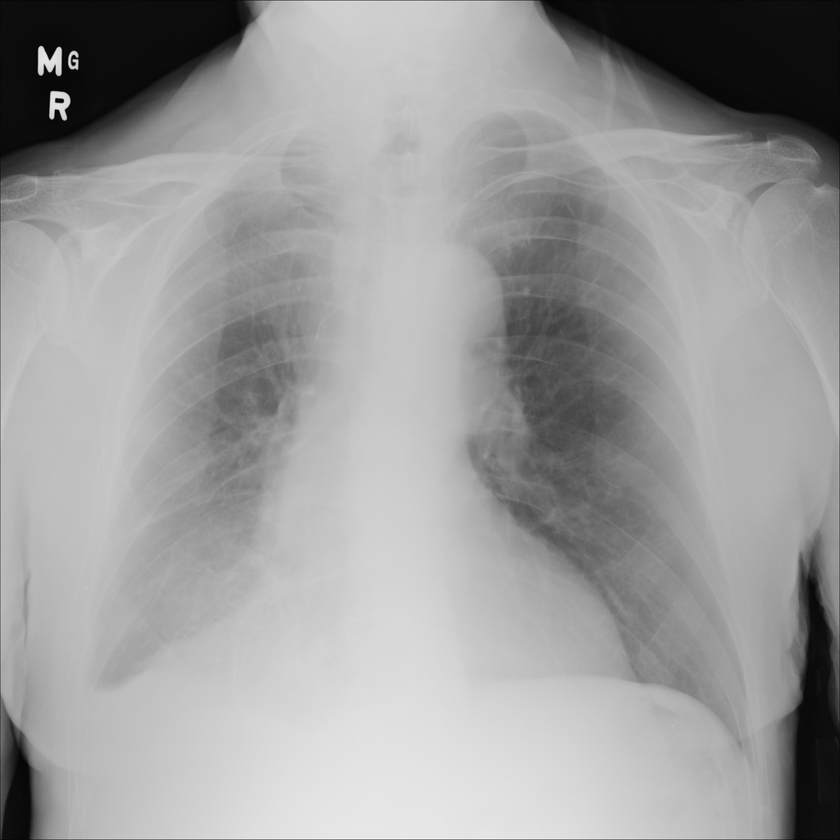
%> input picture data/images/00000017_001.png, 840 x 840 px, shrunk from 1024 x 1024 before the run; its folder holds only this picture in this run
$ octave Haelfte_verrauscht.m   (GNU Octave 9; MATLAB toolbox functions it lacks are replaced by stand-ins)
%> lines starting %> are read from the running program, lines starting %| are printed output that depends on the picture
% PCA wird angewandt auf ein Bild, das zur Haelfte verrauscht ist
% nach Ruecktransformation ist auch die urspruenglich nicht verrauschte Haelfte ein bisschen verrauscht
% -> Transformationsmatrix, die erstellt wird hat Auswirkungen auf das geamte Bild

%% init
clear
clc

addpath data\
addpath functions\

imds = imageDatastore("data\images\");

%% bsp small dataset image

% create dataMatrix

imgOrig1= readimage(imds,1);
%> imgOrig1 is the input picture: size 840x840 uint8; min 0, max 245, mean 156.3
imgOrig = imgOrig1;


%Hälfte des Bildes verrauschen
    image_double = im2double(imgOrig);
    [rows, cols, channels] = size(image_double);
%> rows = 840; cols = 840; channels = 1

    %nur die linke Hälfte verrauschen
    left_half = image_double(:, 1:floor(cols/2), :);
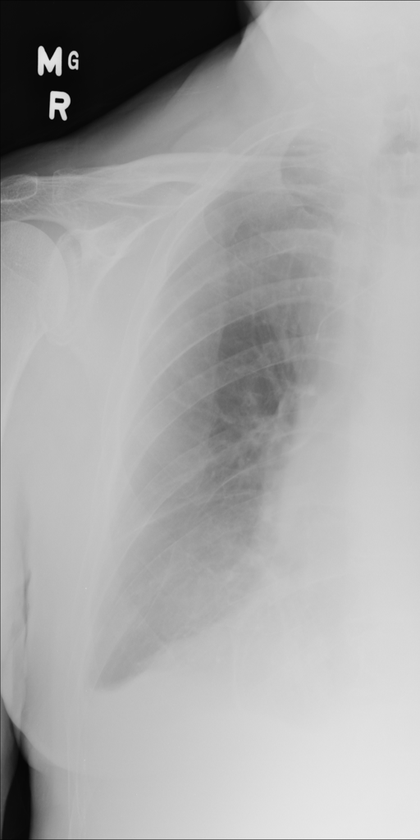
%> left_half: size 840x420 double; min 0, max 0.961, mean 0.657
    varGauss = 0.02 * rand;
    noisy_left_half = imnoise(left_half, 'gaussian', varGauss);
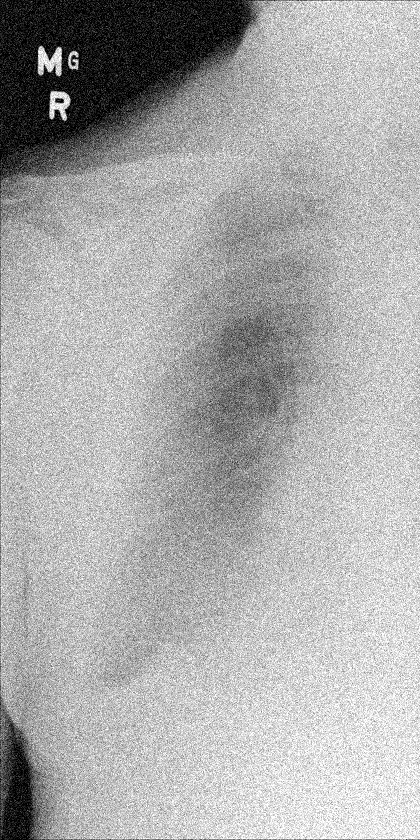
%> noisy_left_half: size 840x420 double; min 0, max 1, mean 0.674

    %rechte Hälfte unverändert lassen
    right_half = image_double(:, floor(cols/2)+1:end, :);
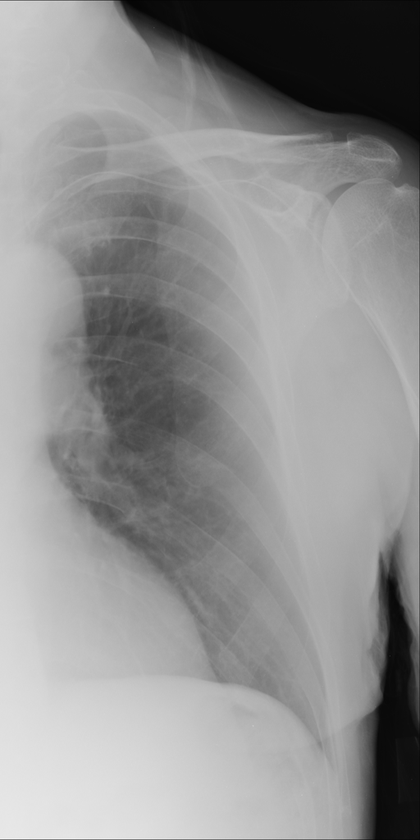
%> right_half: size 840x420 double; min 0.0157, max 0.961, mean 0.569

    %Beiden Hälften wieder zusammenführen
    imgOrig = [noisy_left_half right_half];
    imgOrig = im2uint8(imgOrig);
%> imgOrig: size 840x840 uint8


%% Beginn Algorithmus
dataMatrixNoise = [];
nImg = 50;


for img = 1:nImg
    varGauss = 0.02 * rand;

    imgNoise = imnoise(imgOrig,'gaussian', varGauss);
    dataMatrixNoise(img,:) = imgNoise(:);
end
%> this loop made 50 passes
%> pass 1, `imgNoise = imnoise(imgOrig,'gaussian', varGauss);`:
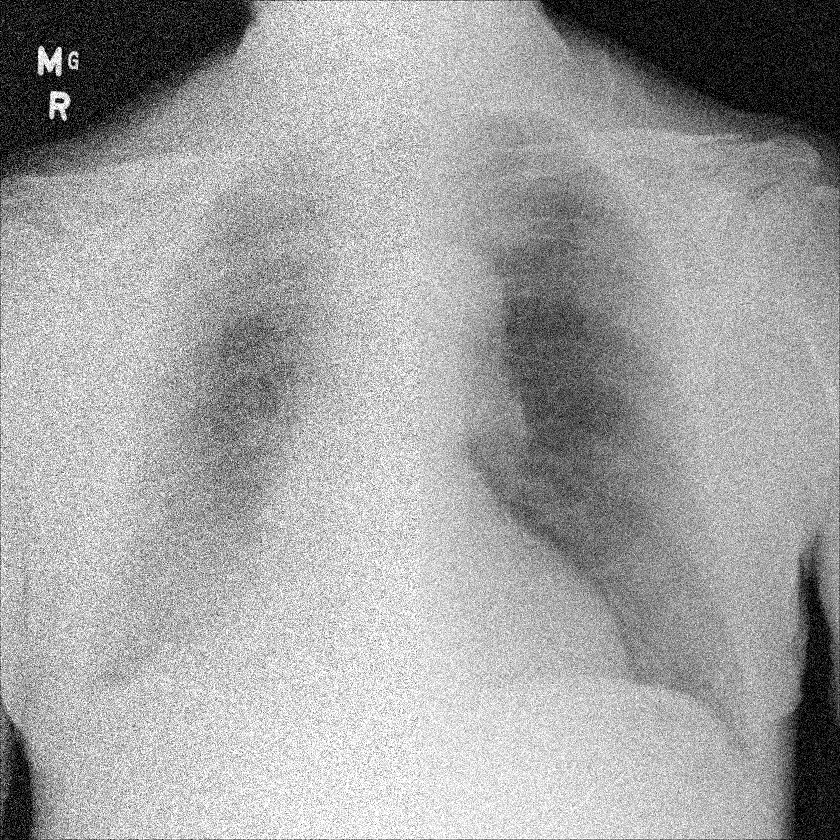
%> imgNoise: size 840x840 uint8; min 0, max 255, mean 162.1
%> pass 2, `imgNoise = imnoise(imgOrig,'gaussian', varGauss);`:
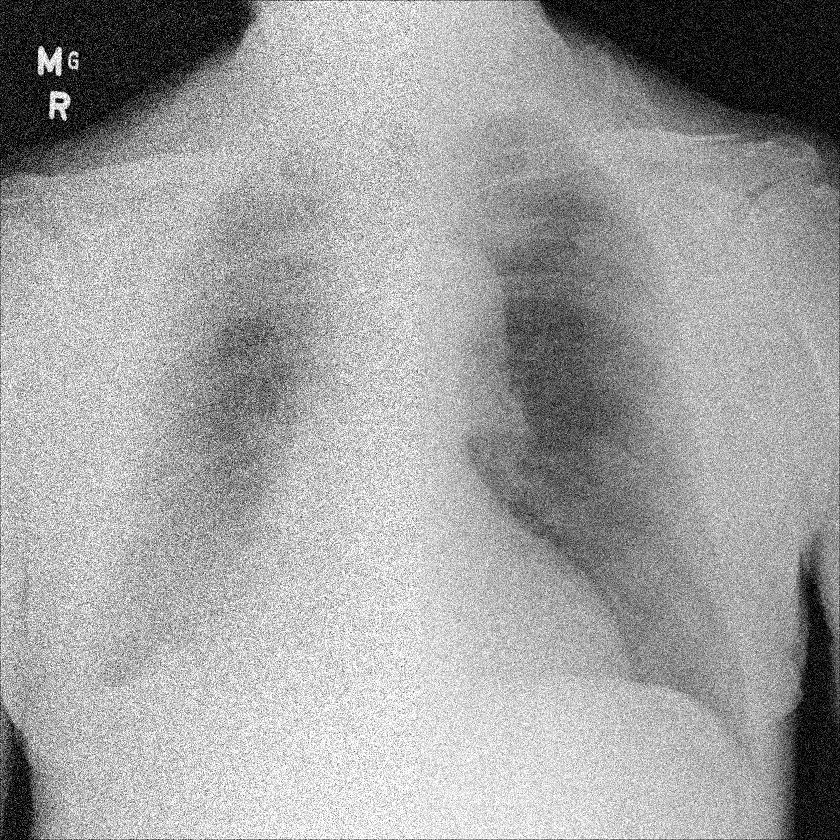
%> imgNoise: size 840x840 uint8; min 0, max 255, mean 160.5
%> pass 3, `imgNoise = imnoise(imgOrig,'gaussian', varGauss);`:
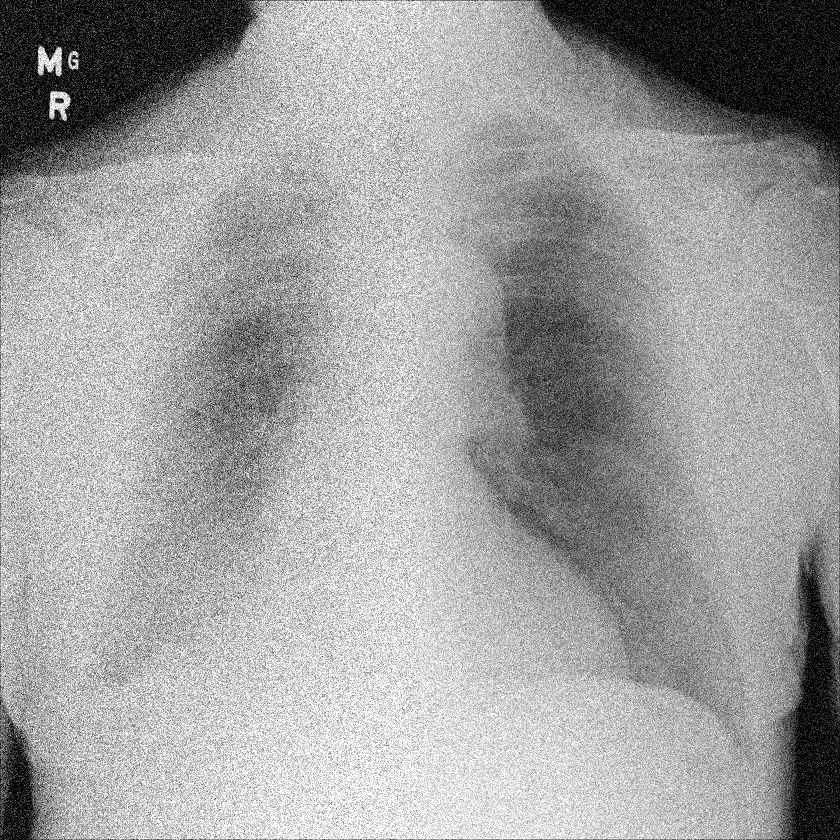
%> imgNoise: size 840x840 uint8; min 0, max 255, mean 159.8

sizeImage = size(imgOrig);
%> sizeImage = [840 840]


%% pca

[coeff, score, ~, ~, explained, mu] = pca(dataMatrixNoise);
%> explained = 49 values, max 2.33 at index 1, min 2 at index 49, mean 2.04

threshold = 5;
cumulativeExplained = cumsum(explained);
%> cumulativeExplained = 49 values from 2.33 to 100
nComponents = find(cumulativeExplained >= threshold, 1);
%> nComponents = 3

pcaMatrix = score(:, 1:nComponents);
%> pcaMatrix = 50 rows, first 12: [2383.7 -4022.2 1894.3; -2074.1 760.2 3731.3; -3616.1 23.78 1077.5; -666.9 -442 1111.5; -1894.8 -1755.1 443.6; 2576.4 -5092.8 1064.8; -3411.9 123.1 3080.8; -683.3 -1672.8 -3392.4; 308 -488 -2189.3; 3640.3 -823.8 -2321.8; -514.3 -1768.5 2544.9; -3391.1 4693.1 401.5]
dataMatrixRecons = pcaMatrix * coeff(:, 1:nComponents)' + mu;

%% figures

close all

idxRandImg = randi(nImg);

figure
imshow(imgOrig)

imgNoise = uint8(reshape(dataMatrixNoise(idxRandImg,:), sizeImage));
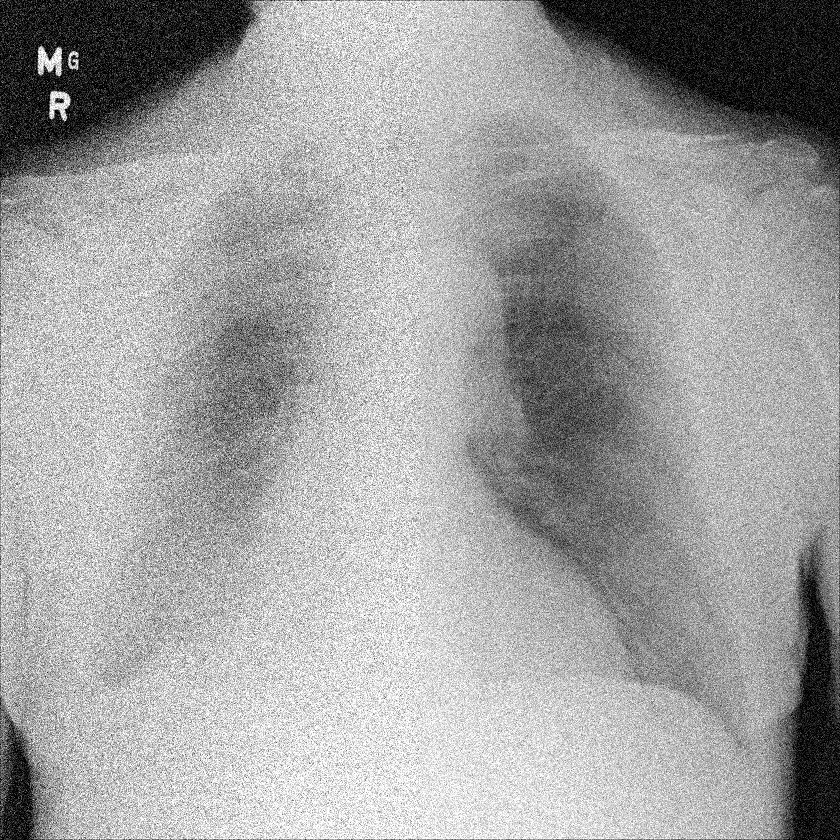
%> imgNoise: size 840x840 uint8; min 0, max 255, mean 161.8
figure
imshow(imgNoise)

imgRecons = uint8(reshape(dataMatrixRecons(idxRandImg,:), sizeImage));
figure
imshow(imgRecons)


%% Korrelation Ursprungsbild und PCA

% Berechnung der Korrelation zwischen den beiden rekonstruierten Bildern
correlation = corr2(imgOrig1, imgRecons);
%> correlation = 0.95

fprintf('Die Korrelation zwischen dem Originalbild und dem PCR-Bild beträgt: %.4f\n\n', correlation);
%| Die Korrelation zwischen dem Originalbild und dem PCR-Bild beträgt: 0.9496
